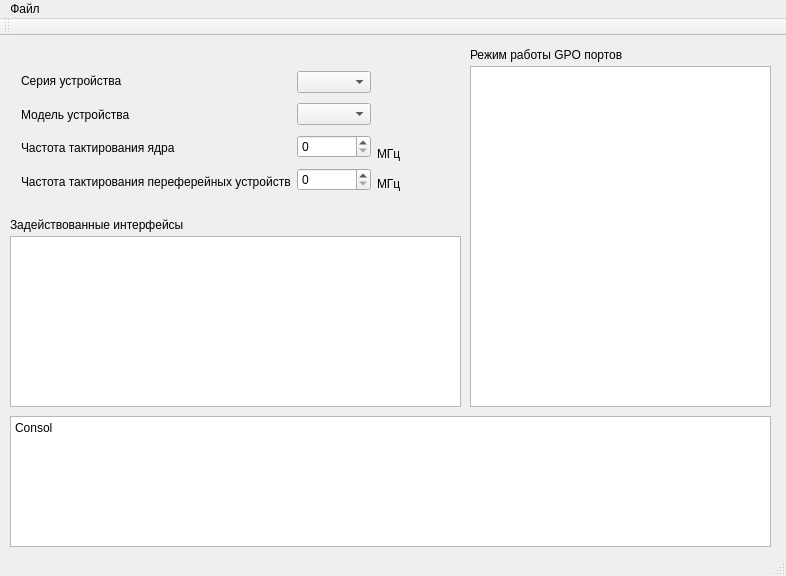
<?xml version="1.0" encoding="UTF-8"?>
<ui version="4.0">
 <class>MainWindow</class>
 <widget class="QMainWindow" name="MainWindow">
  <property name="geometry">
   <rect>
    <x>0</x>
    <y>0</y>
    <width>786</width>
    <height>576</height>
   </rect>
  </property>
  <property name="windowTitle">
   <string>MainWindow</string>
  </property>
  <widget class="QWidget" name="centralWidget">
   <widget class="QLabel" name="label_5">
    <property name="geometry">
     <rect>
      <x>470</x>
      <y>10</y>
      <width>181</width>
      <height>18</height>
     </rect>
    </property>
    <property name="text">
     <string>Режим работы GPO портов </string>
    </property>
   </widget>
   <widget class="QWidget" name="horizontalLayoutWidget">
    <property name="geometry">
     <rect>
      <x>10</x>
      <y>20</y>
      <width>451</width>
      <height>150</height>
     </rect>
    </property>
    <layout class="QHBoxLayout" name="horizontalLayout">
     <item>
      <layout class="QVBoxLayout" name="verticalLayout">
       <item>
        <widget class="QLabel" name="label">
         <property name="text">
          <string>Серия устройства</string>
         </property>
        </widget>
       </item>
       <item>
        <widget class="QLabel" name="label_2">
         <property name="text">
          <string>Модель устройства</string>
         </property>
        </widget>
       </item>
       <item>
        <widget class="QLabel" name="label_3">
         <property name="text">
          <string>Частота тактирования ядра</string>
         </property>
        </widget>
       </item>
       <item>
        <widget class="QLabel" name="label_4">
         <property name="text">
          <string>Частота тактирования переферейных устройств</string>
         </property>
        </widget>
       </item>
      </layout>
     </item>
     <item>
      <layout class="QVBoxLayout" name="verticalLayout_3">
       <item>
        <widget class="QComboBox" name="comboBox"/>
       </item>
       <item>
        <widget class="QComboBox" name="comboBox_2"/>
       </item>
       <item>
        <widget class="QSpinBox" name="spinBox"/>
       </item>
       <item>
        <widget class="QSpinBox" name="spinBox_2"/>
       </item>
      </layout>
     </item>
     <item>
      <layout class="QVBoxLayout" name="verticalLayout_2">
       <item>
        <spacer name="verticalSpacer">
         <property name="orientation">
          <enum>Qt::Vertical</enum>
         </property>
         <property name="sizeType">
          <enum>QSizePolicy::Fixed</enum>
         </property>
         <property name="sizeHint" stdset="0">
          <size>
           <width>47</width>
           <height>75</height>
          </size>
         </property>
        </spacer>
       </item>
       <item>
        <widget class="QLabel" name="label_6">
         <property name="text">
          <string>МГц</string>
         </property>
        </widget>
       </item>
       <item>
        <widget class="QLabel" name="label_7">
         <property name="text">
          <string>МГц</string>
         </property>
        </widget>
       </item>
      </layout>
     </item>
    </layout>
   </widget>
   <widget class="QLabel" name="label_8">
    <property name="geometry">
     <rect>
      <x>10</x>
      <y>180</y>
      <width>191</width>
      <height>18</height>
     </rect>
    </property>
    <property name="text">
     <string>Задействованные интерфейсы</string>
    </property>
   </widget>
   <widget class="QTableWidget" name="tableWidget">
    <property name="geometry">
     <rect>
      <x>470</x>
      <y>30</y>
      <width>301</width>
      <height>341</height>
     </rect>
    </property>
   </widget>
   <widget class="QPlainTextEdit" name="plainTextEdit">
    <property name="geometry">
     <rect>
      <x>10</x>
      <y>380</y>
      <width>761</width>
      <height>131</height>
     </rect>
    </property>
    <property name="plainText">
     <string>Consol</string>
    </property>
   </widget>
   <widget class="QTableWidget" name="tableWidget_2">
    <property name="geometry">
     <rect>
      <x>10</x>
      <y>200</y>
      <width>451</width>
      <height>171</height>
     </rect>
    </property>
   </widget>
  </widget>
  <widget class="QMenuBar" name="menuBar">
   <property name="geometry">
    <rect>
     <x>0</x>
     <y>0</y>
     <width>786</width>
     <height>30</height>
    </rect>
   </property>
   <widget class="QMenu" name="menu">
    <property name="title">
     <string>Файл</string>
    </property>
    <addaction name="separator"/>
    <addaction name="action_3"/>
    <addaction name="separator"/>
    <addaction name="action_5"/>
   </widget>
   <addaction name="menu"/>
  </widget>
  <widget class="QToolBar" name="mainToolBar">
   <attribute name="toolBarArea">
    <enum>TopToolBarArea</enum>
   </attribute>
   <attribute name="toolBarBreak">
    <bool>false</bool>
   </attribute>
  </widget>
  <widget class="QStatusBar" name="statusBar"/>
  <action name="action_3">
   <property name="text">
    <string>Сохранить</string>
   </property>
  </action>
  <action name="action_5">
   <property name="text">
    <string>Загрузить</string>
   </property>
  </action>
 </widget>
 <layoutdefault spacing="6" margin="11"/>
 <resources/>
 <connections/>
</ui>
